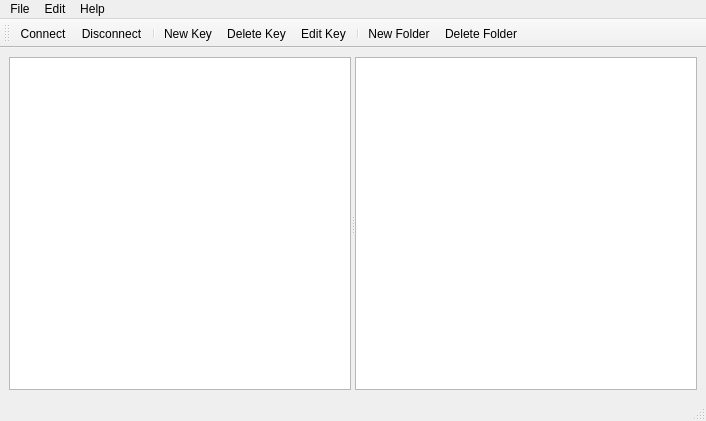
<?xml version="1.0" encoding="UTF-8"?>
<ui version="4.0">
 <class>MainWindow</class>
 <widget class="QMainWindow" name="MainWindow">
  <property name="geometry">
   <rect>
    <x>0</x>
    <y>0</y>
    <width>706</width>
    <height>421</height>
   </rect>
  </property>
  <property name="windowTitle">
   <string>Registry Editor</string>
  </property>
  <property name="unifiedTitleAndToolBarOnMac">
   <bool>false</bool>
  </property>
  <widget class="RegistryEditor" name="editor">
   <layout class="QHBoxLayout" name="horizontalLayout">
    <item>
     <widget class="QSplitter" name="splitter">
      <property name="sizePolicy">
       <sizepolicy hsizetype="Expanding" vsizetype="Expanding">
        <horstretch>0</horstretch>
        <verstretch>0</verstretch>
       </sizepolicy>
      </property>
      <property name="orientation">
       <enum>Qt::Horizontal</enum>
      </property>
      <widget class="LABRADRegistryTree" name="dirBrowser">
       <property name="contextMenuPolicy">
        <enum>Qt::ActionsContextMenu</enum>
       </property>
       <property name="dragEnabled">
        <bool>true</bool>
       </property>
       <property name="dragDropMode">
        <enum>QAbstractItemView::NoDragDrop</enum>
       </property>
       <property name="headerHidden">
        <bool>true</bool>
       </property>
       <attribute name="headerVisible">
        <bool>false</bool>
       </attribute>
       <column>
        <property name="text">
         <string notr="true">1</string>
        </property>
       </column>
      </widget>
      <widget class="LabRadTable" name="reg_items">
       <property name="contextMenuPolicy">
        <enum>Qt::ActionsContextMenu</enum>
       </property>
       <property name="editTriggers">
        <set>QAbstractItemView::NoEditTriggers</set>
       </property>
       <property name="dragEnabled">
        <bool>true</bool>
       </property>
       <property name="dragDropOverwriteMode">
        <bool>false</bool>
       </property>
       <property name="selectionBehavior">
        <enum>QAbstractItemView::SelectRows</enum>
       </property>
       <property name="columnCount">
        <number>2</number>
       </property>
       <attribute name="horizontalHeaderVisible">
        <bool>false</bool>
       </attribute>
       <attribute name="horizontalHeaderStretchLastSection">
        <bool>true</bool>
       </attribute>
       <attribute name="verticalHeaderStretchLastSection">
        <bool>false</bool>
       </attribute>
       <column>
        <property name="text">
         <string>Key</string>
        </property>
       </column>
       <column>
        <property name="text">
         <string>Value</string>
        </property>
       </column>
      </widget>
     </widget>
    </item>
   </layout>
  </widget>
  <widget class="QMenuBar" name="menubar">
   <property name="geometry">
    <rect>
     <x>0</x>
     <y>0</y>
     <width>706</width>
     <height>25</height>
    </rect>
   </property>
   <widget class="QMenu" name="menuFile">
    <property name="title">
     <string>File</string>
    </property>
    <addaction name="actionConnect"/>
    <addaction name="actionDisconnect"/>
    <addaction name="separator"/>
    <addaction name="actionLoad_XML"/>
    <addaction name="actionExport_XML"/>
    <addaction name="actionNew_Window"/>
   </widget>
   <widget class="QMenu" name="menuEdit">
    <property name="title">
     <string>Edit</string>
    </property>
    <addaction name="actionNew_Key"/>
    <addaction name="actionDelete_Key"/>
    <addaction name="actionEdit_Key"/>
    <addaction name="separator"/>
    <addaction name="actionNew_Folder"/>
    <addaction name="actionDelete_Folder"/>
    <addaction name="separator"/>
    <addaction name="actionCopy"/>
    <addaction name="actionPaste"/>
   </widget>
   <widget class="QMenu" name="menuHelp">
    <property name="title">
     <string>Help</string>
    </property>
   </widget>
   <addaction name="menuFile"/>
   <addaction name="menuEdit"/>
   <addaction name="menuHelp"/>
  </widget>
  <widget class="QStatusBar" name="statusbar"/>
  <widget class="QToolBar" name="toolBar">
   <property name="windowTitle">
    <string>toolBar</string>
   </property>
   <attribute name="toolBarArea">
    <enum>TopToolBarArea</enum>
   </attribute>
   <attribute name="toolBarBreak">
    <bool>false</bool>
   </attribute>
   <addaction name="actionConnect"/>
   <addaction name="actionDisconnect"/>
   <addaction name="separator"/>
   <addaction name="actionNew_Key"/>
   <addaction name="actionDelete_Key"/>
   <addaction name="actionEdit_Key"/>
   <addaction name="separator"/>
   <addaction name="actionNew_Folder"/>
   <addaction name="actionDelete_Folder"/>
  </widget>
  <action name="actionConnect">
   <property name="text">
    <string>Connect...</string>
   </property>
  </action>
  <action name="actionLoad_XML">
   <property name="text">
    <string>Load...</string>
   </property>
  </action>
  <action name="actionExport_XML">
   <property name="text">
    <string>Export...</string>
   </property>
  </action>
  <action name="actionNew_Window">
   <property name="text">
    <string>New Window</string>
   </property>
  </action>
  <action name="actionDisconnect">
   <property name="text">
    <string>Disconnect</string>
   </property>
  </action>
  <action name="actionNew_Key">
   <property name="text">
    <string>New Key</string>
   </property>
  </action>
  <action name="actionDelete_Key">
   <property name="text">
    <string>Delete Key</string>
   </property>
  </action>
  <action name="actionEdit_Key">
   <property name="text">
    <string>Edit Key</string>
   </property>
  </action>
  <action name="actionCopy">
   <property name="text">
    <string>Copy</string>
   </property>
   <property name="shortcut">
    <string>Ctrl+C</string>
   </property>
  </action>
  <action name="actionPaste">
   <property name="text">
    <string>Paste</string>
   </property>
   <property name="shortcut">
    <string>Ctrl+V</string>
   </property>
  </action>
  <action name="actionNew_Folder">
   <property name="text">
    <string>New Folder</string>
   </property>
  </action>
  <action name="actionDelete_Folder">
   <property name="text">
    <string>Delete Folder</string>
   </property>
  </action>
 </widget>
 <customwidgets>
  <customwidget>
   <class>LabRadTable</class>
   <extends>QTableWidget</extends>
   <header>reg_browser.h</header>
  </customwidget>
  <customwidget>
   <class>LABRADRegistryTree</class>
   <extends>QTreeWidget</extends>
   <header>reg_browser.h</header>
  </customwidget>
  <customwidget>
   <class>RegistryEditor</class>
   <extends>QWidget</extends>
   <header>reg_browser.h</header>
   <container>1</container>
  </customwidget>
 </customwidgets>
 <resources/>
 <connections/>
</ui>
